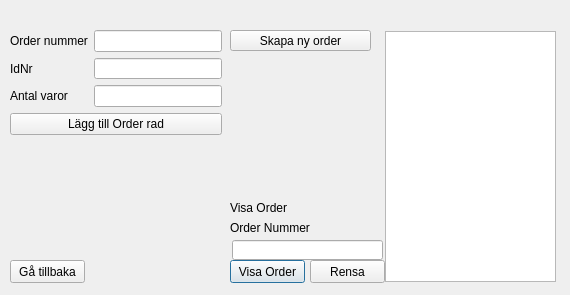
<?xml version="1.0" encoding="UTF-8"?>
<ui version="4.0">
 <class>handelOrders</class>
 <widget class="QDialog" name="handelOrders">
  <property name="geometry">
   <rect>
    <x>0</x>
    <y>0</y>
    <width>570</width>
    <height>295</height>
   </rect>
  </property>
  <property name="windowTitle">
   <string>Dialog</string>
  </property>
  <widget class="QTextBrowser" name="textBrowser">
   <property name="geometry">
    <rect>
     <x>385</x>
     <y>31</y>
     <width>171</width>
     <height>251</height>
    </rect>
   </property>
  </widget>
  <widget class="QLineEdit" name="OrderNr">
   <property name="geometry">
    <rect>
     <x>232</x>
     <y>240</y>
     <width>151</width>
     <height>20</height>
    </rect>
   </property>
   <property name="text">
    <string/>
   </property>
  </widget>
  <widget class="QPushButton" name="ShowOrder">
   <property name="geometry">
    <rect>
     <x>230</x>
     <y>260</y>
     <width>75</width>
     <height>23</height>
    </rect>
   </property>
   <property name="text">
    <string>Visa Order</string>
   </property>
  </widget>
  <widget class="QLabel" name="label">
   <property name="geometry">
    <rect>
     <x>230</x>
     <y>200</y>
     <width>61</width>
     <height>16</height>
    </rect>
   </property>
   <property name="text">
    <string>Visa Order</string>
   </property>
  </widget>
  <widget class="QLabel" name="OrderNummerLabel">
   <property name="geometry">
    <rect>
     <x>230</x>
     <y>220</y>
     <width>81</width>
     <height>16</height>
    </rect>
   </property>
   <property name="text">
    <string>Order Nummer</string>
   </property>
  </widget>
  <widget class="QPushButton" name="clear">
   <property name="geometry">
    <rect>
     <x>310</x>
     <y>260</y>
     <width>75</width>
     <height>23</height>
    </rect>
   </property>
   <property name="text">
    <string>Rensa</string>
   </property>
  </widget>
  <widget class="QPushButton" name="createOrder">
   <property name="geometry">
    <rect>
     <x>230</x>
     <y>30</y>
     <width>141</width>
     <height>21</height>
    </rect>
   </property>
   <property name="text">
    <string>Skapa ny order</string>
   </property>
  </widget>
  <widget class="QPushButton" name="Goback">
   <property name="geometry">
    <rect>
     <x>10</x>
     <y>260</y>
     <width>75</width>
     <height>23</height>
    </rect>
   </property>
   <property name="text">
    <string>Gå tillbaka</string>
   </property>
  </widget>
  <widget class="QWidget" name="">
   <property name="geometry">
    <rect>
     <x>10</x>
     <y>30</y>
     <width>212</width>
     <height>105</height>
    </rect>
   </property>
   <layout class="QVBoxLayout" name="verticalLayout">
    <item>
     <layout class="QFormLayout" name="formLayout">
      <item row="0" column="0">
       <widget class="QLabel" name="label_2">
        <property name="text">
         <string>Order nummer</string>
        </property>
       </widget>
      </item>
      <item row="1" column="0">
       <widget class="QLabel" name="label_3">
        <property name="text">
         <string>IdNr</string>
        </property>
       </widget>
      </item>
      <item row="2" column="0">
       <widget class="QLabel" name="label_4">
        <property name="text">
         <string>Antal varor</string>
        </property>
       </widget>
      </item>
      <item row="0" column="1">
       <widget class="QLineEdit" name="orderNr2"/>
      </item>
      <item row="1" column="1">
       <widget class="QLineEdit" name="idNr"/>
      </item>
      <item row="2" column="1">
       <widget class="QLineEdit" name="nrOfItems">
        <property name="text">
         <string/>
        </property>
       </widget>
      </item>
     </layout>
    </item>
    <item>
     <widget class="QPushButton" name="addOrderLine">
      <property name="text">
       <string>Lägg till Order rad</string>
      </property>
     </widget>
    </item>
   </layout>
  </widget>
 </widget>
 <resources/>
 <connections/>
</ui>
